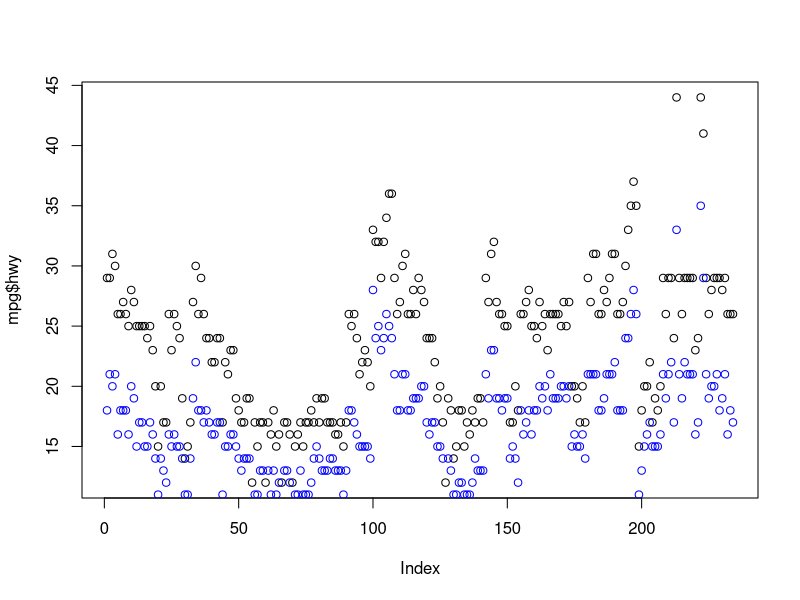
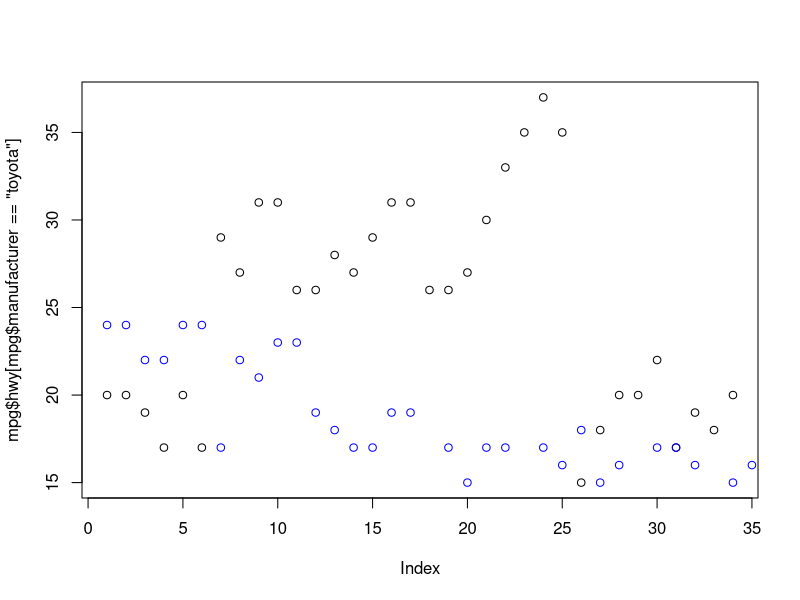
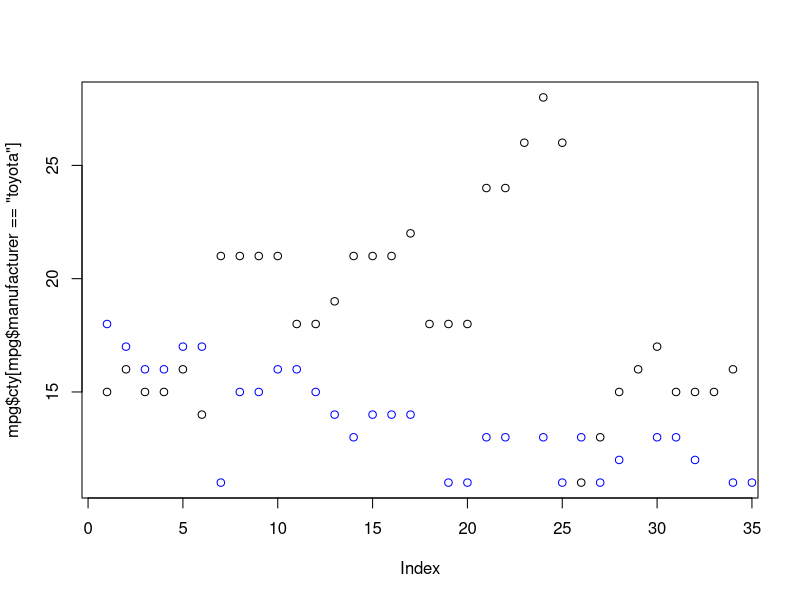

Write the R code that produced these figures, in order.
## ---- chunk 1
a0 <- 1
a0
## ---- chunk 2
scores <- sort(c(9.3, 8.7, 9.5, 10, 9, 8.9), decreasing = FALSE)
ave <- mean(scores[2:5]) # average of all scores, excluding first and last
ave
## ---- chunk 3
olympic <- rep(c(1,0), length.out = 21) # length 21
olympic[21] <- 0 # 2020 does not have an Olympic Game
olympic
## ---- chunk 4
chris <- 70/1.8^2
mary <- 49/1.65^2

bmi <- c(chris, mary)
bmi
## ---- chunk 5
library(ggplot2)
## ---- chunk 6
worst5 <- head(mpg[order(mpg$hwy), decreasing = FALSE], 5) # orders the cars from worst to best highway mileage and stores the first 5.
worst5
## ---- chunk 7
# unique(mpg$class, incomparables = FALSE) # list of distinct model classes
nummidsize <- sum(mpg$class == "midsize") # stores the total number of entries classified as midsize
nummidsize
## ---- chunk 8
plot(mpg$hwy) # black - highway mpg
points(mpg$cty, col='blue') # blue - city mpg
## ---- chunk 9
# average mpg = [sum of each car's (hwy/cty) mpg] / [number of cars]
toyotaHwy <- sum(mpg$hwy[mpg$manufacturer == "toyota"])/sum(mpg$manufacturer == "toyota")
toyotaCty <- sum(mpg$cty[mpg$manufacturer == "toyota"])/sum(mpg$manufacturer == "toyota")
dodgeHwy <- sum(mpg$hwy[mpg$manufacturer == "dodge"])/sum(mpg$manufacturer == "dodge")
dodgeCty <- sum(mpg$cty[mpg$manufacturer == "dodge"])/sum(mpg$manufacturer == "dodge")

toyotaMpg <- c(toyotaHwy, toyotaCty) # Toyota average highway & city mpg values
dodgeMpg <- c(dodgeHwy, dodgeCty) # Dodge average highway & city mpg values
toyotaMpg
dodgeMpg
## ---- chunk 10
plot(mpg$hwy[mpg$manufacturer == "toyota"])
points(mpg$hwy[mpg$manufacturer == "dodge"], col='blue')
## ---- chunk 11
plot(mpg$cty[mpg$manufacturer == "toyota"])
points(mpg$cty[mpg$manufacturer == "dodge"], col='blue')
